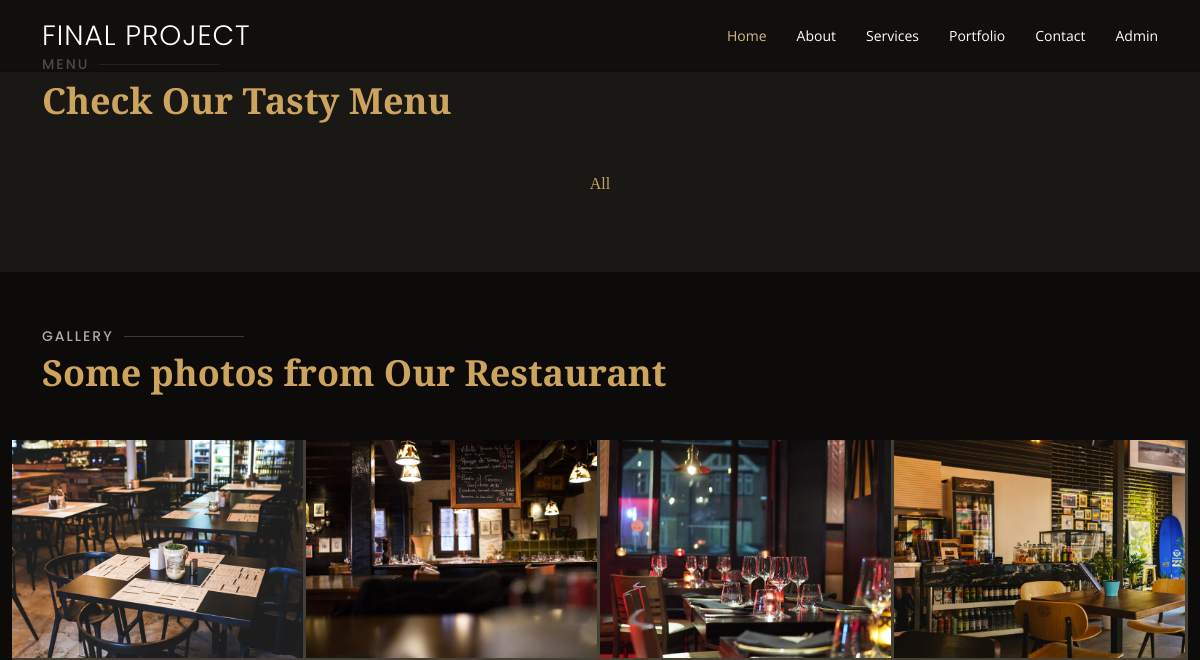
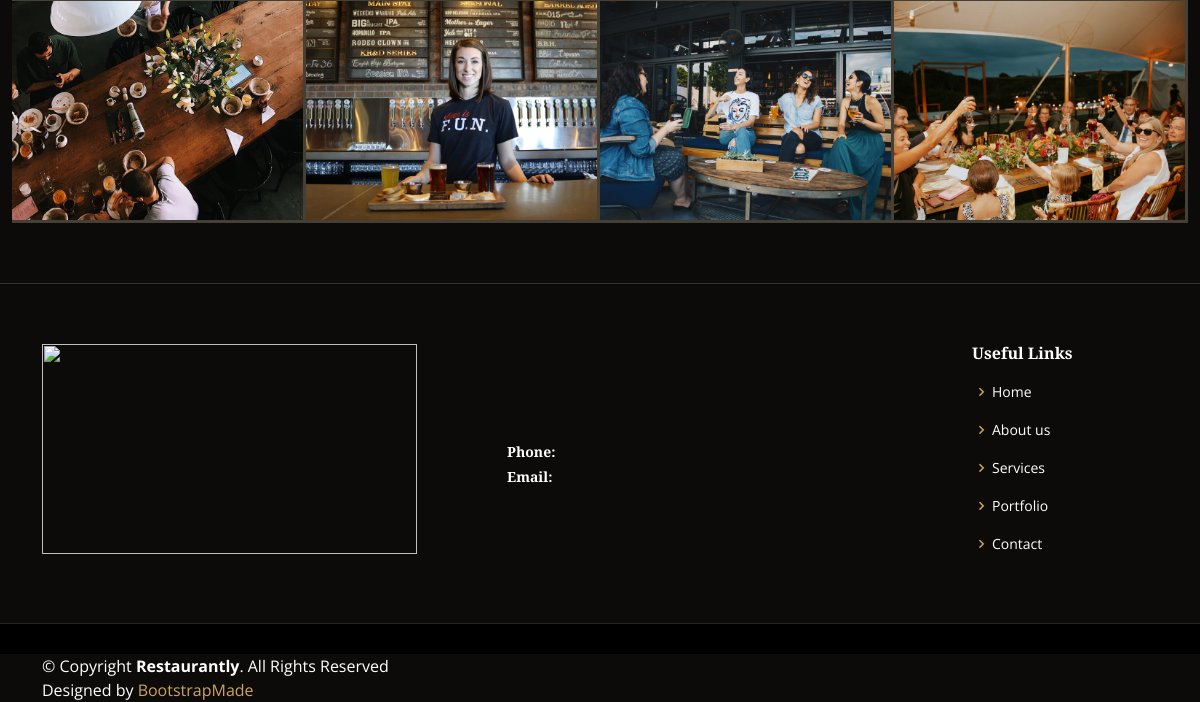
/Restaurantly/portfolio.php, run on an earlier commit of the app's database (2 pictures, top to bottom).
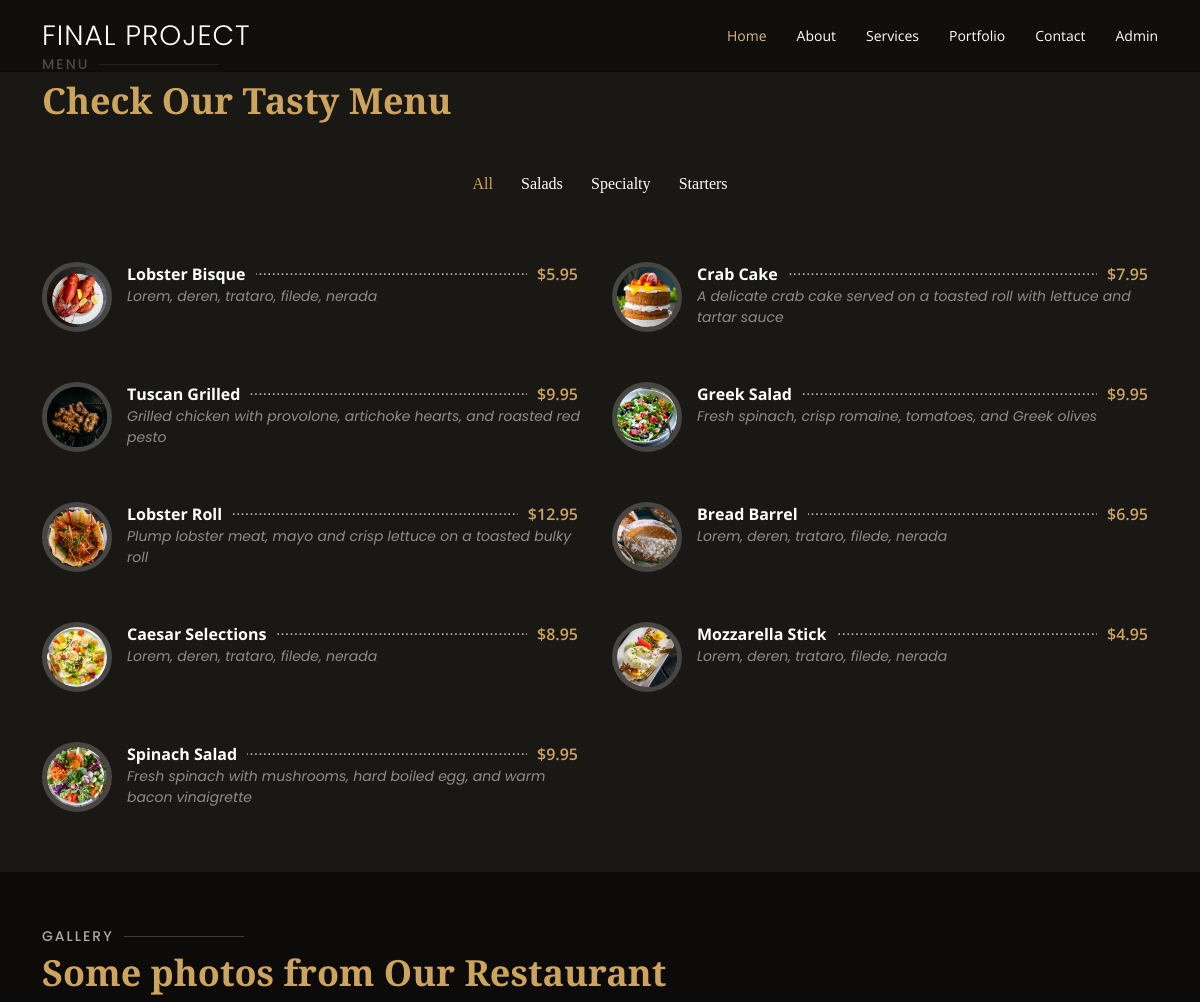
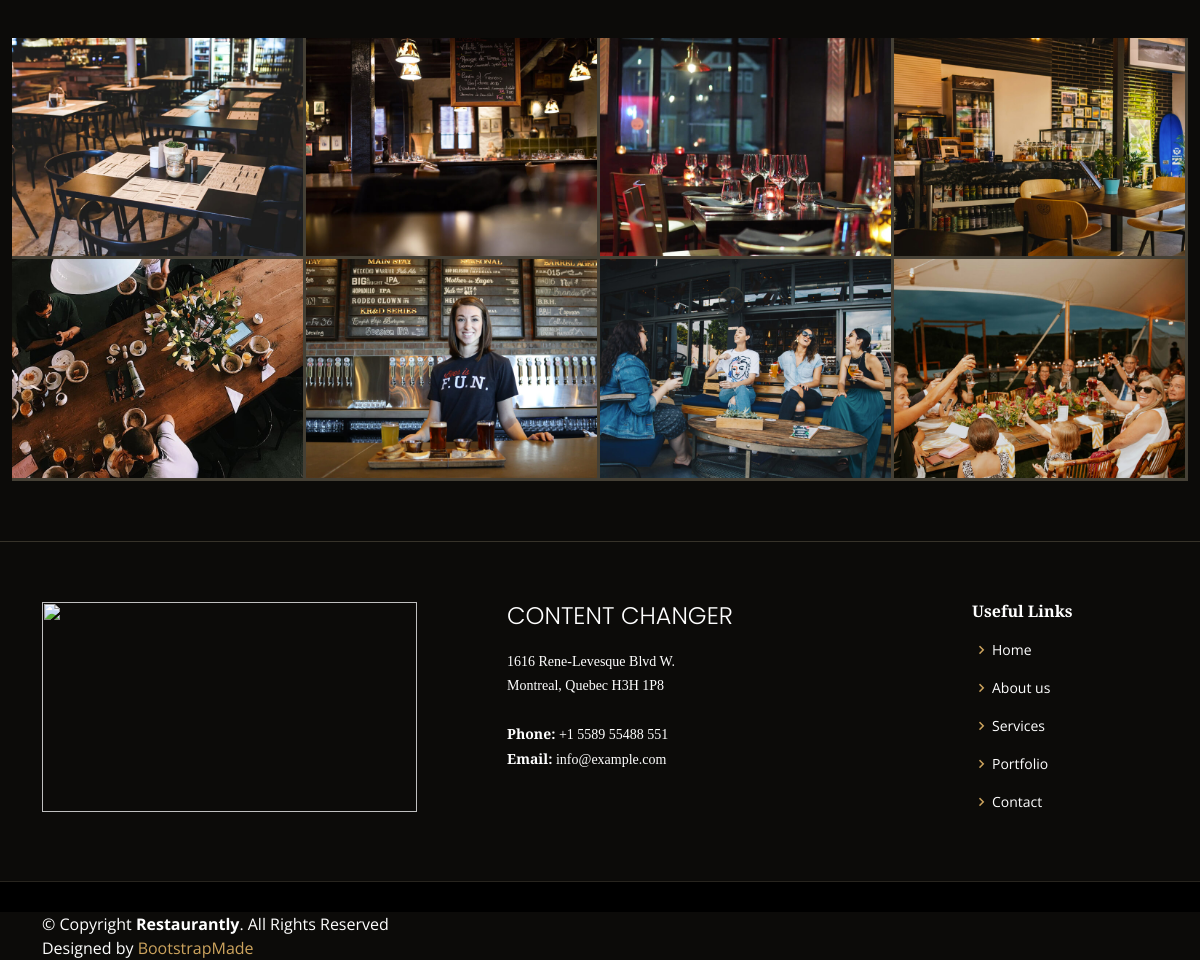
And on a later commit of the database (2 pictures, top to bottom).
### tables this page shows
CREATE TABLE IF NOT EXISTS `menu` (
  `id` int NOT NULL AUTO_INCREMENT,
  `name` varchar(50) NOT NULL,
  `description` mediumtext NOT NULL,
  `price` decimal(10,2) NOT NULL,
  `picture` varchar(50) NOT NULL,
  `type` varchar(50) NOT NULL,
  PRIMARY KEY (`id`)
);

CREATE TABLE IF NOT EXISTS `footer` (
  `id` int NOT NULL AUTO_INCREMENT,
  `title` varchar(50) NOT NULL,
  `address` varchar(50) NOT NULL,
  `area` varchar(50) NOT NULL,
  `phone` varchar(20) NOT NULL,
  `email` varchar(50) NOT NULL,
  PRIMARY KEY (`id`)
);

### model/DB_Manager2.class.php (called while the page is built, shortened)
<?php
class DB_Manager2
{
    private $db;
    public function __construct()
    {
        $host = "localhost";
        $user = "root";
        $pass = "";
        $dbname = "admin";
        try {
            $this->db = new PDO("mysql:host=$host;dbname=$dbname", $user, $pass);
            $this->db->setAttribute(PDO::ATTR_ERRMODE, PDO::ERRMODE_EXCEPTION);
            $this->db->setAttribute(PDO::ATTR_EMULATE_PREPARES, false);
        } catch (Exception $e) {
            die("Database Connection Error: " . $e->getMessage());
        }
    }
    public function get_all_menu()
    {
        $query = $this->db->query("SELECT * FROM menu");
        $array = $query->fetchAll(PDO::FETCH_ASSOC);
        return $array;
    }
    public function get_group_type()
    {
        $query = $this->db->query("SELECT * FROM menu GROUP BY type;");
        $array = $query->fetchAll(PDO::FETCH_ASSOC);
        return $array;
    }
    public function get_all_footer()
    {
        $query = $this->db->query("SELECT * FROM footer");
        $array = $query->fetchAll(PDO::FETCH_ASSOC);
        return $array;
    }
}

### Restaurantly/portfolio.php (the view, shortened to what this page needs)
<?php
include_once "../model/DB_Manager2.class.php";
$database = new DB_Manager2();
$get_all_menu = $database->get_all_menu();
$get_group = $database->get_group_type();
?>
<!DOCTYPE html>
<html lang="en">
<head>
    <link href="assets/vendor/animate.css/animate.min.css" rel="stylesheet">
    <link href="assets/vendor/aos/aos.css" rel="stylesheet">
    <link href="assets/vendor/bootstrap/css/bootstrap.min.css" rel="stylesheet">
    <link href="assets/vendor/bootstrap-icons/bootstrap-icons.css" rel="stylesheet">
    <link href="assets/vendor/boxicons/css/boxicons.min.css" rel="stylesheet">
    <link href="assets/vendor/glightbox/css/glightbox.min.css" rel="stylesheet">
    <link href="assets/vendor/swiper/swiper-bundle.min.css" rel="stylesheet">
    <link href="assets/css/style.css" rel="stylesheet">
</head>
<body>
    <header id="header" class="fixed-top d-flex align-items-cente">
        <div class="container-fluid container-xl d-flex align-items-center justify-content-lg-between">
            <h1 class="logo me-auto me-lg-0">Final Project</a></h1>
            <nav id="navbar" class="navbar order-last order-lg-0">
                <ul>
                    <li><a class="nav-link scrollto active" href="index.php">Home</a></li>
                    <li><a class="nav-link scrollto" href="about.php">About</a></li>
                    <li><a class="nav-link scrollto" href="services.php">Services</a></li>
                    <li><a class="nav-link scrollto" href="portfolio.php">Portfolio</a></li>
                    <li><a class="nav-link scrollto" href="contact.php">Contact</a></li>
                    <li><a class="nav-link scrollto" href="../admin/login.php">Admin</a></li>
                </ul>
            </nav>
        </div>
    </header>
    <main id="main">
        <section id="menu" class="menu section-bg">
            <div class="container" data-aos="fade-up">
                <div class="section-title">
                    <h2>Menu</h2>
                    <p>Check Our Tasty Menu</p>
                </div>
                <div class="row" data-aos="fade-up" data-aos-delay="100">
                    <div class="col-lg-12 d-flex justify-content-center">
                        <ul id="menu-flters">
                            <li data-filter="*" class="filter-active">All</li>
                            <?php foreach ($get_group as $group) : ?>
                                <li data-filter=".filter-<?= $group['type'] ?>"><?= ucfirst($group['type']) ?></li>
                            <?php endforeach ?>
                        </ul>
                    </div>
                </div>
                <div class="row menu-container" data-aos="fade-up" data-aos-delay="200">
                    <?php foreach ($get_all_menu as $menu) : ?>
                        <div class="col-log-6 menu-item filter-<?= $menu['type'] ?>" style="width: 50%;">
                            <img name="port-pic1" src="assets/img/menu/<?= $menu['picture'] ?>" class="menu-img" alt="">
                            <div class="menu-content">
                                <a name="port-item1" href="#"><?= $menu['name'] ?></a><span>$<?= $menu['price'] ?></span>
                            </div>
                            <div name="port-ingredient1" class="menu-ingredients">
                                <?= $menu['description'] ?>
                            </div>
                        </div>
                    <?php endforeach ?>
                </div>
            </div>
        </section>
        <section id="gallery" class="gallery">
            <div class="container" data-aos="fade-up">
                <div class="section-title">
                    <h2>Gallery</h2>
                    <p>Some photos from Our Restaurant</p>
                </div>
            </div>
            <div class="container-fluid" data-aos="fade-up" data-aos-delay="100">
                <div class="row g-0">
                    <div class="col-lg-3 col-md-4">
                        <div class="gallery-item">
                            <a href="assets/img/gallery/gallery-1.jpg" class="gallery-lightbox" data-gall="gallery-item">
                                <img src="assets/img/gallery/gallery-1.jpg" alt="" class="img-fluid">
                            </a>
                        </div>
                    </div>
                    <div class="col-lg-3 col-md-4">
                        <div class="gallery-item">
                            <a href="assets/img/gallery/gallery-2.jpg" class="gallery-lightbox" data-gall="gallery-item">
                                <img src="assets/img/gallery/gallery-2.jpg" alt="" class="img-fluid">
                            </a>
                        </div>
                    </div>
                    <div class="col-lg-3 col-md-4">
                        <div class="gallery-item">
                            <a href="assets/img/gallery/gallery-3.jpg" class="gallery-lightbox" data-gall="gallery-item">
                                <img src="assets/img/gallery/gallery-3.jpg" alt="" class="img-fluid">
                            </a>
                        </div>
                    </div>
                    <div class="col-lg-3 col-md-4">
                        <div class="gallery-item">
                            <a href="assets/img/gallery/gallery-4.jpg" class="gallery-lightbox" data-gall="gallery-item">
                                <img src="assets/img/gallery/gallery-4.jpg" alt="" class="img-fluid">
                            </a>
                        </div>
                    </div>
                    <div class="col-lg-3 col-md-4">
                        <div class="gallery-item">
                            <a href="assets/img/gallery/gallery-5.jpg" class="gallery-lightbox" data-gall="gallery-item">
                                <img src="assets/img/gallery/gallery-5.jpg" alt="" class="img-fluid">
                            </a>
                        </div>
                    </div>
                    <div class="col-lg-3 col-md-4">
                        <div class="gallery-item">
                            <a href="assets/img/gallery/gallery-6.jpg" class="gallery-lightbox" data-gall="gallery-item">
                                <img src="assets/img/gallery/gallery-6.jpg" alt="" class="img-fluid">
                            </a>
                        </div>
                    </div>
                    <div class="col-lg-3 col-md-4">
                        <div class="gallery-item">
                            <a href="assets/img/gallery/gallery-7.jpg" class="gallery-lightbox" data-gall="gallery-item">
                                <img src="assets/img/gallery/gallery-7.jpg" alt="" class="img-fluid">
                            </a>
                        </div>
                    </div>
                    <div class="col-lg-3 col-md-4">
                        <div class="gallery-item">
                            <a href="assets/img/gallery/gallery-8.jpg" class="gallery-lightbox" data-gall="gallery-item">
                                <img src="assets/img/gallery/gallery-8.jpg" alt="" class="img-fluid">
                            </a>
                        </div>
                    </div>
                </div>
            </div>
        </section>
    </main>
    <?php
    include_once "./footer.php";
    ?>
    <div class="container">
        <div class="copyright">
            &copy; Copyright <strong><span>Restaurantly</span></strong>. All Rights Reserved
        </div>
        <div class="credits">
            Designed by <a href="https://bootstrapmade.com/">BootstrapMade</a>
        </div>
    </div>
</body>
</html>

### Restaurantly/footer.php
<?php
$database = new DB_Manager2();
$get_footer = $database->get_all_footer();
foreach ($get_footer as $footer) {
}
?>
<footer id="footer">
    <div class="footer-top">
        <div class="container">
            <div style="display: flex;justify-content: space-between">
                <div class="col-lg-3">
                    <div>
                        <img src="assets/img/<?php echo $footer['picture'] ?>" alt="" style="width:375px; height:210px;">
                    </div>
                </div>
                <div class="col-lg-3 col-md-6">
                    <div class="footer-info">
                        <h3><?php echo $footer['title'] ?></h3>
                        <p>
                            <?php echo $footer['address'] ?><br>
                        <p>
                            <?php echo $footer['area'] ?><br><br>   </p>
                        <p> <strong>Phone:</strong> <?php echo $footer['phone'] ?><br>   </p>
                        <p><strong>Email:</strong> <?php echo $footer['email'] ?><br>   </p>
                    </div>
                </div>
                <div class="col-lg-2 col-md-6 footer-links">
                    <h4>Useful Links</h4>
                    <ul>
                        <li><i class="bx bx-chevron-right"></i> <a href="index.php">Home</a></li>
                        <li><i class="bx bx-chevron-right"></i> <a href="about.php">About us</a></li>
                        <li><i class="bx bx-chevron-right"></i> <a href="services.php">Services</a></li>
                        <li><i class="bx bx-chevron-right"></i> <a href="portfolio.php">Portfolio</a></li>
                        <li><i class="bx bx-chevron-right"></i> <a href="contact.php">Contact</a></li>
                    </ul>
                </div>
            </div>
        </div>
    </div>
</footer>

What changed in the data, as far as the page shows it:
added menu: type "Salads", picture (picture), name "Greek Salad", price "9.95", description "Fresh spinach, crisp romaine, tomatoes, and Greek olives"
added menu: type "Specialty", picture (picture), name "Tuscan Grilled", price "9.95", description "Grilled chicken with provolone, artichoke hearts, and roasted red pesto"
added menu: type "Starters", picture (picture), name "Lobster Bisque", price "5.95", description "Lorem, deren, trataro, filede, nerada"
added menu: picture (picture), name "Crab Cake", price "7.95", description "A delicate crab cake served on a toasted roll with lettuce and tartar sauce"
added menu: picture (picture), name "Lobster Roll", price "12.95", description "Plump lobster meat, mayo and crisp lettuce on a toasted bulky roll"
added menu: picture (picture), name "Bread Barrel", price "6.95", description "Lorem, deren, trataro, filede, nerada"
added menu: picture (picture), name "Caesar Selections", price "8.95", description "Lorem, deren, trataro, filede, nerada"
added menu: picture (picture), name "Mozzarella Stick", price "4.95", description "Lorem, deren, trataro, filede, nerada"
added menu: picture (picture), name "Spinach Salad", price "9.95", description "Fresh spinach with mushrooms, hard boiled egg, and warm bacon vinaigrette"
added footer: title "CONTENT CHANGER", address "1616 Rene-Levesque Blvd W.", area "Montreal, Quebec H3H 1P8", phone "+1 5589 55488 551", email "info@example.com"
